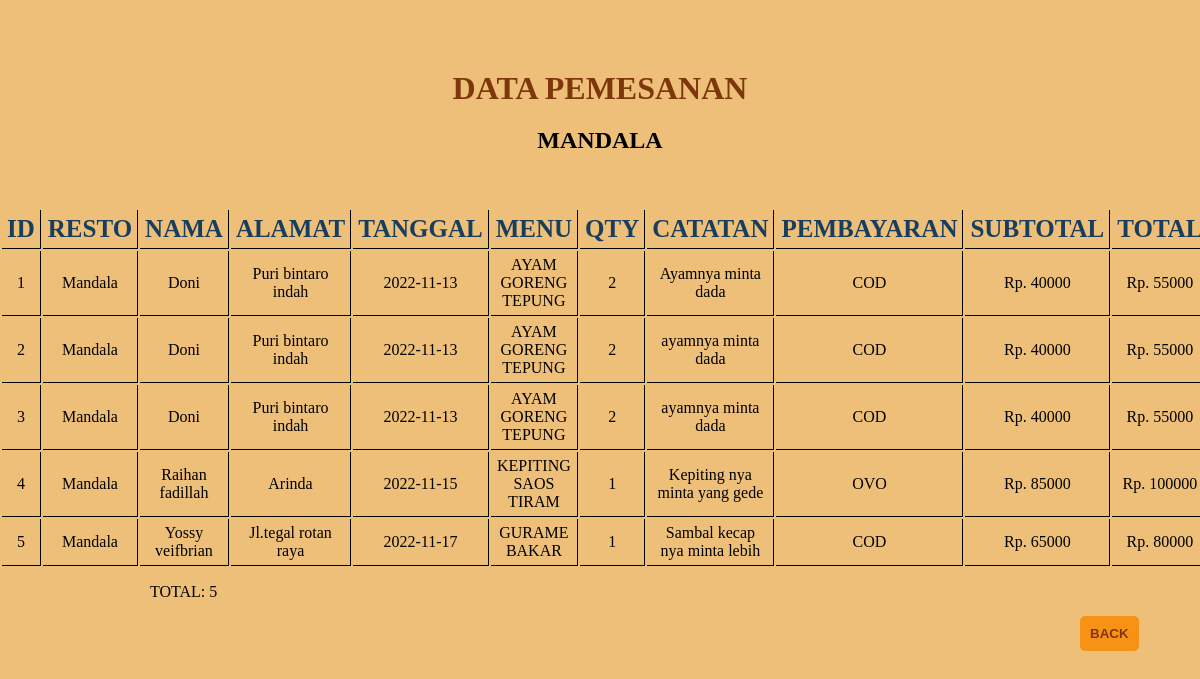
The app's page /admin/resto/mandala.php with its own data.
### tables this page shows
CREATE TABLE `pesanmandala` (
  `ID` int(50) NOT NULL,
  `RESTO` varchar(255) NOT NULL,
  `NAMA` varchar(255) NOT NULL,
  `ALAMAT` varchar(255) NOT NULL,
  `TANGGAL` varchar(255) NOT NULL,
  `MENU` varchar(255) NOT NULL,
  `JUMLAH` int(50) NOT NULL,
  `CATATAN` varchar(255) NOT NULL,
  `PEMBAYARAN` varchar(255) NOT NULL,
  `SUBTOTAL` int(50) NOT NULL,
  `TOTAL` int(50) NOT NULL
);

### admin/resto/mandala.php (the view, shortened to what this page needs)
<?php include("../../config.php") ?>
<!DOCTYPE html>
<html lang="en">
<head>
    <link rel="stylesheet" type="text/css" href="../../resto/style.css">
</head>
<body>
    <h1>DATA PEMESANAN</h1>
    <center><h2>MANDALA</h2></center>
    <br><br><br>
    <table>
		<thead>
			<tr>
				<th>ID</th>
				<th>RESTO</th>
				<th>NAMA</th>
                <th>ALAMAT</th>
                <th>TANGGAL</th>
				<th>MENU</th>
                <th>QTY</th>
				<th>CATATAN</th>
                <th>PEMBAYARAN</th>
                <th>SUBTOTAL</th>
				<th>TOTAL</th>
			</tr>
		</thead>
		<tbody>
			<?php
				$sql = "SELECT * FROM pesanmandala";
				$query = mysqli_query($db, $sql);
				while($pesanmandala = mysqli_fetch_array($query)){
					echo "<tr>";
					echo "<td>".$pesanmandala['ID']."</td>";
					echo "<td>".$pesanmandala['RESTO']."</td>";
					echo "<td>".$pesanmandala['NAMA']."</td>";
					echo "<td>".$pesanmandala['ALAMAT']."</td>";
					echo "<td>".$pesanmandala['TANGGAL']."</td>";
					echo "<td>".$pesanmandala['MENU']."</td>";
                    echo "<td>".$pesanmandala['JUMLAH']."</td>";
					echo "<td>".$pesanmandala['CATATAN']."</td>";
					echo "<td>".$pesanmandala['PEMBAYARAN']."</td>";
					echo "<td> Rp. ".$pesanmandala['SUBTOTAL']."</td>";
					echo "<td> Rp. ".$pesanmandala['TOTAL']."</td>";
					echo "</tr>";
				}
			?>
		</tbody>
	</table>
	<p>TOTAL: <?php echo mysqli_num_rows($query) ?></p>
	<a href="../listriwayat.php"><button>BACK</button></a>
</body>
</html>
</body>
</html>

### resto/style.css (style rules this page uses)
* { margin: 0; padding: 0; }
body { background-color: #EEBF78; }
h1 { text-align: center; font-family: 'Goudy Old Style'; padding: 20px 20px; color: #7E370C; margin-top: 50px; }
table { width: 1000px; margin-left: auto; margin-right: auto; }
thead th { font-weight: bold; font-size: 25px; text-align: center; border-bottom: 1px solid #000; border-right: 1px solid black; color: rgb(23, 61, 95); padding: 5px 5px; }
tbody td { border-bottom: 1px solid #000; border-right: 1px solid black; padding: 20px 0; padding-bottom: 15px; text-align: center; padding: 5px 5px; }
p { margin-left: 150px; padding: 15px 0; }
a button { padding: 10px 10px; background-color: rgb(248, 146, 21); color: #7E370C; cursor: pointer; font-weight: bold; border: none; border-radius: 5px; -webkit-border-radius: 5px; -moz-border-radius: 5px; -ms-border-radius: 5px; -o-border-radius: 5px; margin-left: 1080px; margin-bottom: 50px; }

### records on screen
pesanmandala: ID "1", RESTO "Mandala", NAMA "Doni", ALAMAT "Puri bintaro indah", TANGGAL "2022-11-13", MENU "AYAM GORENG TEPUNG", JUMLAH "2", CATATAN "Ayamnya minta dada", PEMBAYARAN "COD", SUBTOTAL "40000", TOTAL "55000"
pesanmandala: ID "2", RESTO "Mandala", NAMA "Doni", ALAMAT "Puri bintaro indah", TANGGAL "2022-11-13", MENU "AYAM GORENG TEPUNG", JUMLAH "2", CATATAN "ayamnya minta dada", PEMBAYARAN "COD", SUBTOTAL "40000", TOTAL "55000"
pesanmandala: ID "3", RESTO "Mandala", NAMA "Doni", ALAMAT "Puri bintaro indah", TANGGAL "2022-11-13", MENU "AYAM GORENG TEPUNG", JUMLAH "2", CATATAN "ayamnya minta dada", PEMBAYARAN "COD", SUBTOTAL "40000", TOTAL "55000"
pesanmandala: ID "4", RESTO "Mandala", NAMA "Raihan fadillah", ALAMAT "Arinda", TANGGAL "2022-11-15", MENU "KEPITING SAOS TIRAM", JUMLAH "1", CATATAN "Kepiting nya minta yang gede", PEMBAYARAN "OVO", SUBTOTAL "85000", TOTAL "100000"
pesanmandala: ID "5", RESTO "Mandala", NAMA "Yossy veifbrian", ALAMAT "Jl.tegal rotan raya", TANGGAL "2022-11-17", MENU "GURAME BAKAR", JUMLAH "1", CATATAN "Sambal kecap nya minta lebih", PEMBAYARAN "COD", SUBTOTAL "65000", TOTAL "80000"

### other values on screen
mysqli_num_rows($query) "5"
